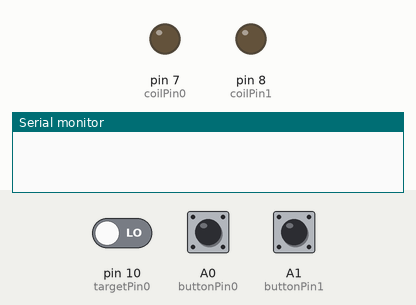
A sketch run on a simulated Arduino Uno, built with avr-gcc and run on an emulated ATmega328P. Parts: output pins drawn as LEDs (lit = HIGH), the last lines printed to the serial monitor. Inputs (shaded band) come from the test bench; at power-on: A0 (buttonPin0) LOW, A1 (buttonPin1) LOW, pin 10 (targetPin0) LOW.

Above: at 1.2 s.
1.3 s: A0 (buttonPin0) pulled HIGH for 0.15 s
At 1.37 s:
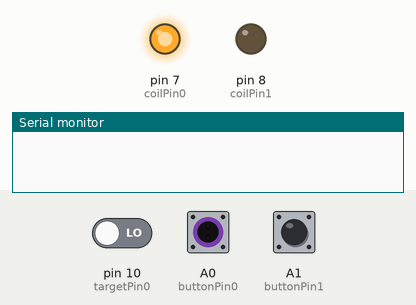
2.9 s: A1 (buttonPin1) pulled HIGH for 0.15 s
At 2.97 s:
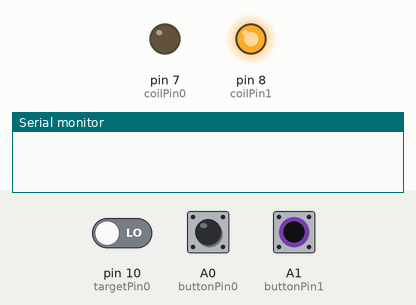
4.5 s: pin 10 (targetPin0) driven HIGH
6.4 s: A0 (buttonPin0) pulled HIGH for 3.2 s
At 7.3 s:
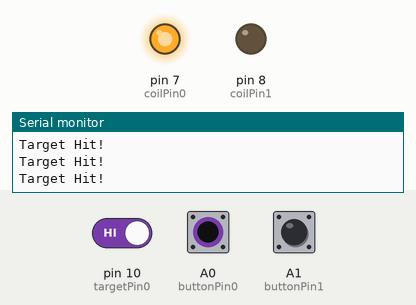
12.6 s: A1 (buttonPin1) pulled HIGH for 3.2 s
At 13.4 s:
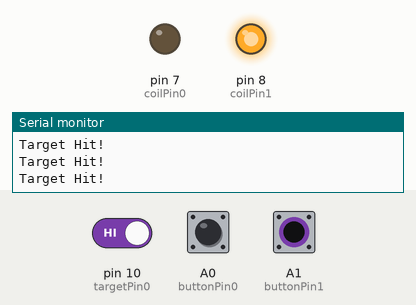
18.8 s: A0 (buttonPin0) driven HIGH and A1 (buttonPin1) driven HIGH
At 20.2 s:
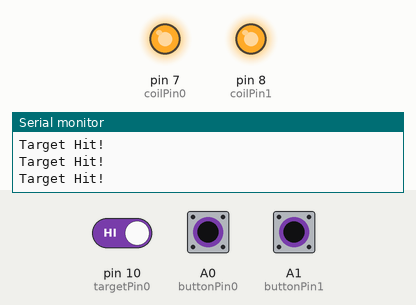
Timing chart, 0 to 21.3 s (numbered marks = the images above; inputs shaded):
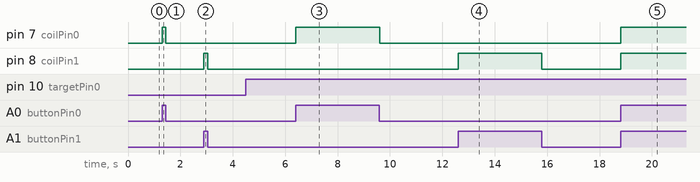

Measured:
- after the input at 1.3 s, pin 7 (coilPin0): LOW → HIGH at once, → LOW 0.15 s later
- after the input at 2.9 s, pin 8 (coilPin1): LOW → HIGH at once, → LOW 0.15 s later
- after the input at 6.4 s, pin 7 (coilPin0): LOW → HIGH at once, → LOW 3.2 s later
- after the input at 12.6 s, pin 8 (coilPin1): LOW → HIGH at once, → LOW 3.2 s later
- after the input at 18.8 s, pin 7 (coilPin0), pin 8 (coilPin1): LOW → HIGH at once

The sketch:

ActivateCoil.ino
```cpp
int buttonPin0 = A0;// Push button input
int buttonPin1 = A1;// Push button input
int coilPin0 = 7;
int coilPin1 = 8;

int targetPin0 = 10;

void setup()
{
  Serial.begin(9600);

  //- Buttons
  pinMode(buttonPin0, INPUT);
  pinMode(buttonPin1, INPUT);

  //- Flippers
  pinMode(coilPin0, OUTPUT);
  pinMode(coilPin1, OUTPUT);

  //- Targets
  pinMode(targetPin0, INPUT);
}

void loop()
{

  ActivateCoil(buttonPin0, coilPin0);
  ActivateCoil(buttonPin1, coilPin1);

  if (CheckTarget(10))
    Serial.println("Target Hit!");
}


void ActivateCoil(int _button, int _coil)
{
  //digitalWrite(pushB, HIGH);

  if (digitalRead(_button) == HIGH)
  {
    //Serial.println("Pressed" + String(_coil));

    //delay(300);
    digitalWrite(_coil, HIGH);
    //delay(300);
  }
  else
  {
    digitalWrite(_coil, LOW);
  }
}


bool CheckTarget(int _index)
{
  bool _return = false;

  if (digitalRead(_index) == HIGH)
    _return = true;

  return _return;

}
```
